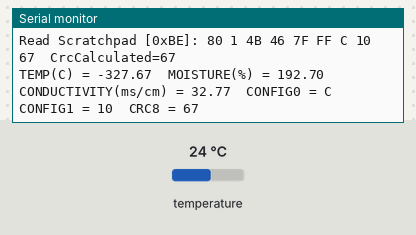
Bench run of a sketch on a simulated Arduino Uno, built with avr-gcc and run on an emulated ATmega328P. Shown: the last lines printed to the serial monitor. Inputs (shaded band) come from the test bench; at power-on: temperature 24 °C.

Above: at 2.2 s.
2.3 s: temperature set to 12 °C
At 3.7 s:
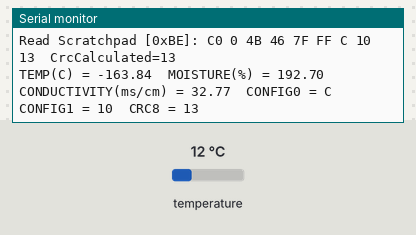
5.6 s: temperature set to 28 °C
At 7.7 s:
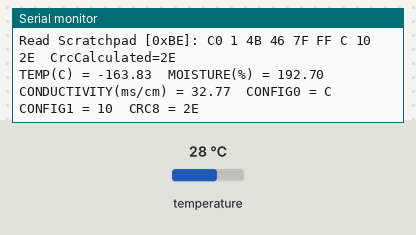
8.3 s: temperature set to 33 °C
At 9.8 s:
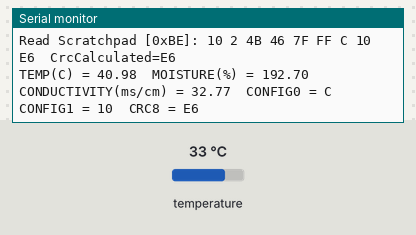
12.1 s: temperature set to 8 °C
At 13.9 s:
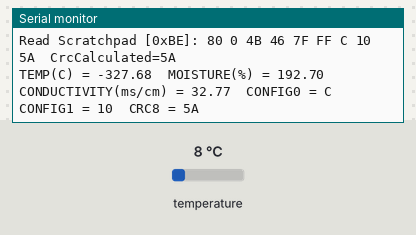
14.8 s: temperature set to 10 °C
At 16.7 s:
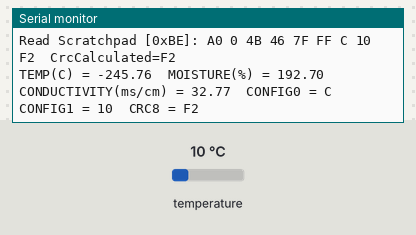

The sketch:

MT05S_ArduinoIDE_ArduinoUnoR3.ino
```cpp
#include <OneWire.h>

#define TEST_MT05S_ONEWIRE_CONVERT_T            1

// Define a 1-Wire signal pin (a 2.0K~5.1K pull-up resistor is necessary)
// Change according to your wiring and connection.
OneWire  ds(2);

void setup(void) {
  Serial.begin(9600);
}

void loop(void) {
  Serial.println("//-------------------------");
  Serial.println("// Start Testing MT05S     ");
  Serial.println("//-------------------------");
  uint8_t i;

#ifdef TEST_MT05S_ONEWIRE_CONVERT_T
  //--------------------------------------------
  // Tested - Convert T and Read Scratchpad
  // Attention:
  //--------------------------------------------
  Serial.print("Test Function Command- Convert T [0x44]  & Read Scratchpad [0xBE]: \n");
  byte scratchpad[9];

  Serial.print("Convert T [0x44]: ");
  ds.reset();//Send RESET
  ds.skip();//Send ROM Command-Skip ROM
  ds.write(0x44);//Send Function command- convert T

  //Wait conversion done (Whether to pull down the DQ line during operation can be configured in scratchpad CONFIG0-Bit3- SensorPowerMode)
  while(ds.read_bit() == 0)
  {
    delay(10);
    Serial.print(".");
  }
  Serial.print("Conversion Done\n");

  Serial.print("Read Scratchpad [0xBE]: ");
  ds.reset();//Send RESET
  ds.skip();//Send ROM Command-Skip ROM
  ds.write(0xBE);//Send Function command- Read Scratchpad
  for (int i = 0; i < 9; i++) {// we need 9 bytes
    scratchpad[i] = ds.read();
  }
  for (int i = 0; i < 9; i++) {// we need 9 bytes
    Serial.print(scratchpad[i],HEX);
    Serial.print(" ");
  }
  Serial.print(" CrcCalculated=");
  Serial.print(OneWire::crc8(scratchpad, 8),HEX);
  Serial.println();

  if(OneWire::crc8(scratchpad, 8) == scratchpad[8])
  {
    int16_t temperature = makeWord(scratchpad[0],scratchpad[1]);
    int16_t moisture = makeWord(scratchpad[2],scratchpad[3]);
    int16_t conductivity = makeWord(scratchpad[4],scratchpad[5]);
    Serial.print("TEMP(C) = "); Serial.print(temperature/100.00);
    Serial.print("  MOISTURE(%) = "); Serial.print(moisture/100.00);
    Serial.print("  CONDUCTIVITY(ms/cm) = "); Serial.print(conductivity/1000.00);
    Serial.print("  CONFIG0 = "); Serial.print(scratchpad[6],HEX);
    Serial.print("  CONFIG1 = "); Serial.print(scratchpad[7],HEX);
    Serial.print("  CRC8 = "); Serial.print(scratchpad[8],HEX);
  }
  else
  {
    Serial.print("CRC ERROR!");
  }
  Serial.print("\n\n");

  delay(1000);
#endif
}
```

Measured:
- after the input at 2.3 s, the serial monitor: prints a new line after 0.52 s (image 1)
- after the input at 5.6 s, the serial monitor: prints a new line after 1.2 s (image 2)
- after the input at 8.3 s, the serial monitor: prints a new line after 1.1 s (image 3)
- after the input at 12.1 s, the serial monitor: prints a new line after 1.2 s (image 4)
- after the input at 14.8 s, the serial monitor: prints a new line after 1.1 s (image 5)
